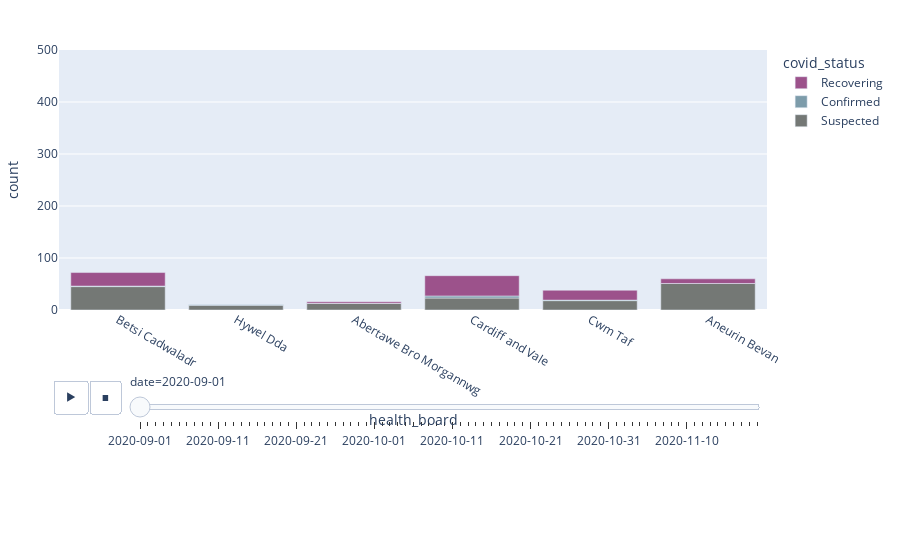

The notebook cell this image was saved under:
### Code cell
color_map = dict(
    Suspected = '#747875',
    Confirmed = '#7d9caa',
    Recovering = '#9C528B'
)

fig = px.bar(df, animation_frame = 'date',
            x = 'health_board', y = 'count', color = 'covid_status',
            range_y = [0, 500], color_discrete_map = color_map,
            category_orders = {'covid_status': ['Suspected', 'Confirmed', 'Recovering']})
fig.update_layout(legend_traceorder = 'reversed', margin=dict(l=20, r=20, t=50, b=250))
fig.show()

### Figure 1 — Plotly figure (JSON) as saved in the notebook; plotly's stock layout.template omitted (floating-point values rounded to 4 significant figures)
{"data": [{"alignmentgroup": "True", "hovertemplate": "covid_status=Suspected<br>date=2020-09-01<br>health_board=%{x}<br>count=%{y}<extra></extra>", "legendgroup": "Suspected", "marker": {"color": "#747875"}, "name": "Suspected", "offsetgroup": "Suspected", "orientation": "v", "showlegend": true, "textposition": "auto", "type": "bar", "x": ["Betsi Cadwaladr ", "Hywel Dda ", "Abertawe Bro Morgannwg ", "Cardiff and Vale ", "Cwm Taf ", "Aneurin Bevan "], "xaxis": "x", "y": [45, 9, 13, 23, 18, 51], "yaxis": "y"}, {"alignmentgroup": "True", "hovertemplate": "covid_status=Confirmed<br>date=2020-09-01<br>health_board=%{x}<br>count=%{y}<extra></extra>", "legendgroup": "Confirmed", "marker": {"color": "#7d9caa"}, "name": "Confirmed", "offsetgroup": "Confirmed", "orientation": "v", "showlegend": true, "textposition": "auto", "type": "bar", "x": ["Betsi Cadwaladr ", "Hywel Dda ", "Abertawe Bro Morgannwg ", "Cardiff and Vale ", "Cwm Taf ", "Aneurin Bevan "], "xaxis": "x", "y": [1, 2, 0, 4, 1, 0], "yaxis": "y"}, {"alignmentgroup": "True", "hovertemplate": "covid_status=Recovering<br>date=2020-09-01<br>health_board=%{x}<br>count=%{y}<extra></extra>", "legendgroup": "Recovering", "marker": {"color": "#9C528B"}, "name": "Recovering", "offsetgroup": "Recovering", "orientation": "v", "showlegend": true, "textposition": "auto", "type": "bar", "x": ["Betsi Cadwaladr ", "Hywel Dda ", "Abertawe Bro Morgannwg ", "Cardiff and Vale ", "Cwm Taf ", "Aneurin Bevan "], "xaxis": "x", "y": [26, 0, 3, 39, 19, 9], "yaxis": "y"}], "layout": {"barmode": "relative", "legend": {"title": {"text": "covid_status"}, "tracegroupgap": 0, "traceorder": "reversed"}, "margin": {"b": 250, "l": 20, "r": 20, "t": 50}, "sliders": [{"active": 0, "currentvalue": {"prefix": "date="}, "len": 0.9, "pad": {"b": 10, "t": 60}, "steps": [{"args": [["2020-09-01"], {"frame": {"duration": 0, "redraw": true}, "fromcurrent": true, "mode": "immediate", "transition": {"duration": 0, "easing": "linear"}}], "label": "2020-09-01", "method": "animate"}, {"args": [["2020-09-02"], {"frame": {"duration": 0, "redraw": true}, "fromcurrent": true, "mode": "immediate", "transition": {"duration": 0, "easing": "linear"}}], "label": "2020-09-02", "method": "animate"}, {"args": [["2020-09-03"], {"frame": {"duration": 0, "redraw": true}, "fromcurrent": true, "mode": "immediate", "transition": {"duration": 0, "easing": "linear"}}], "label": "2020-09-03", "method": "animate"}, {"args": [["2020-09-04"], {"frame": {"duration": 0, "redraw": true}, "fromcurrent": true, "mode": "immediate", "transition": {"duration": 0, "easing": "linear"}}], "label": "2020-09-04", "method": "animate"}, {"args": [["2020-09-05"], {"frame": {"duration": 0, "redraw": true}, "fromcurrent": true, "mode": "immediate", "transition": {"duration": 0, "easing": "linear"}}], "label": "2020-09-05", "method": "animate"}, {"args": [["2020-09-06"], {"frame": {"duration": 0, "redraw": true}, "fromcurrent": true, "mode": "immediate", "transition": {"duration": 0, "easing": "linear"}}], "label": "2020-09-06", "method": "animate"}, {"args": [["2020-09-07"], {"frame": {"duration": 0, "redraw": true}, "fromcurrent": true, "mode": "immediate", "transition": {"duration": 0, "easing": "linear"}}], "label": "2020-09-07", "method": "animate"}, {"args": [["2020-09-08"], {"frame": {"duration": 0, "redraw": true}, "fromcurrent": true, "mode": "immediate", "transition": {"duration": 0, "easing": "linear"}}], "label": "2020-09-08", "method": "animate"}, {"args": [["2020-09-09"], {"frame": {"duration": 0, "redraw": true}, "fromcurrent": true, "mode": "immediate", "transition": {"duration": 0, "easing": "linear"}}], "label": "2020-09-09", "method": "animate"}, {"args": [["2020-09-10"], {"frame": {"duration": 0, "redraw": true}, "fromcurrent": true, "mode": "immediate", "transition": {"duration": 0, "easing": "linear"}}], "label": "2020-09-10", "method": "animate"}, {"args": [["2020-09-11"], {"frame": {"duration": 0, "redraw": true}, "fromcurrent": true, "mode": "immediate", "transition": {"duration": 0, "easing": "linear"}}], "label": "2020-09-11", "method": "animate"}, {"args": [["2020-09-12"], {"frame": {"duration": 0, "redraw": true}, "fromcurrent": true, "mode": "immediate", "transition": {"duration": 0, "easing": "linear"}}], "label": "2020-09-12", "method": "animate"}, {"args": [["2020-09-13"], {"frame": {"duration": 0, "redraw": true}, "fromcurrent": true, "mode": "immediate", "transition": {"duration": 0, "easing": "linear"}}], "label": "2020-09-13", "method": "animate"}, {"args": [["2020-09-14"], {"frame": {"duration": 0, "redraw": true}, "fromcurrent": true, "mode": "immediate", "transition": {"duration": 0, "easing": "linear"}}], "label": "2020-09-14", "method": "animate"}, {"args": [["2020-09-15"], {"frame": {"duration": 0, "redraw": true}, "fromcurrent": true, "mode": "immediate", "transition": {"duration": 0, "easing": "linear"}}], "label": "2020-09-15", "method": "animate"}, {"args": [["2020-09-16"], {"frame": {"duration": 0, "redraw": true}, "fromcurrent": true, "mode": "immediate", "transition": {"duration": 0, "easing": "linear"}}], "label": "2020-09-16", "method": "animate"}, {"args": [["2020-09-17"], {"frame": {"duration": 0, "redraw": true}, "fromcurrent": true, "mode": "immediate", "transition": {"duration": 0, "easing": "linear"}}], "label": "2020-09-17", "method": "animate"}, {"args": [["2020-09-18"], {"frame": {"duration": 0, "redraw": true}, "fromcurrent": true, "mode": "immediate", "transition": {"duration": 0, "easing": "linear"}}], "label": "2020-09-18", "method": "animate"}, {"args": [["2020-09-19"], {"frame": {"duration": 0, "redraw": true}, "fromcurrent": true, "mode": "immediate", "transition": {"duration": 0, "easing": "linear"}}], "label": "2020-09-19", "method": "animate"}, {"args": [["2020-09-20"], {"frame": {"duration": 0, "redraw": true}, "fromcurrent": true, "mode": "immediate", "transition": {"duration": 0, "easing": "linear"}}], "label": "2020-09-20", "method": "animate"}, {"args": [["2020-09-21"], {"frame": {"duration": 0, "redraw": true}, "fromcurrent": true, "mode": "immediate", "transition": {"duration": 0, "easing": "linear"}}], "label": "2020-09-21", "method": "animate"}, {"args": [["2020-09-22"], {"frame": {"duration": 0, "redraw": true}, "fromcurrent": true, "mode": "immediate", "transition": {"duration": 0, "easing": "linear"}}], "label": "2020-09-22", "method": "animate"}, {"args": [["2020-09-23"], {"frame": {"duration": 0, "redraw": true}, "fromcurrent": true, "mode": "immediate", "transition": {"duration": 0, "easing": "linear"}}], "label": "2020-09-23", "method": "animate"}, {"args": [["2020-09-24"], {"frame": {"duration": 0, "redraw": true}, "fromcurrent": true, "mode": "immediate", "transition": {"duration": 0, "easing": "linear"}}], "label": "2020-09-24", "method": "animate"}, {"args": [["2020-09-25"], {"frame": {"duration": 0, "redraw": true}, "fromcurrent": true, "mode": "immediate", "transition": {"duration": 0, "easing": "linear"}}], "label": "2020-09-25", "method": "animate"}, {"args": [["2020-09-26"], {"frame": {"duration": 0, "redraw": true}, "fromcurrent": true, "mode": "immediate", "transition": {"duration": 0, "easing": "linear"}}], "label": "2020-09-26", "method": "animate"}, {"args": [["2020-09-27"], {"frame": {"duration": 0, "redraw": true}, "fromcurrent": true, "mode": "immediate", "transition": {"duration": 0, "easing": "linear"}}], "label": "2020-09-27", "method": "animate"}, {"args": [["2020-09-28"], {"frame": {"duration": 0, "redraw": true}, "fromcurrent": true, "mode": "immediate", "transition": {"duration": 0, "easing": "linear"}}], "label": "2020-09-28", "method": "animate"}, {"args": [["2020-09-29"], {"frame": {"duration": 0, "redraw": true}, "fromcurrent": true, "mode": "immediate", "transition": {"duration": 0, "easing": "linear"}}], "label": "2020-09-29", "method": "animate"}, {"args": [["2020-09-30"], {"frame": {"duration": 0, "redraw": true}, "fromcurrent": true, "mode": "immediate", "transition": {"duration": 0, "easing": "linear"}}], "label": "2020-09-30", "method": "animate"}, {"args": [["2020-10-01"], {"frame": {"duration": 0, "redraw": true}, "fromcurrent": true, "mode": "immediate", "transition": {"duration": 0, "easing": "linear"}}], "label": "2020-10-01", "method": "animate"}, {"args": [["2020-10-02"], {"frame": {"duration": 0, "redraw": true}, "fromcurrent": true, "mode": "immediate", "transition": {"duration": 0, "easing": "linear"}}], "label": "2020-10-02", "method": "animate"}, {"args": [["2020-10-03"], {"frame": {"duration": 0, "redraw": true}, "fromcurrent": true, "mode": "immediate", "transition": {"duration": 0, "easing": "linear"}}], "label": "2020-10-03", "method": "animate"}, {"args": [["2020-10-04"], {"frame": {"duration": 0, "redraw": true}, "fromcurrent": true, "mode": "immediate", "transition": {"duration": 0, "easing": "linear"}}], "label": "2020-10-04", "method": "animate"}, {"args": [["2020-10-05"], {"frame": {"duration": 0, "redraw": true}, "fromcurrent": true, "mode": "immediate", "transition": {"duration": 0, "easing": "linear"}}], "label": "2020-10-05", "method": "animate"}, {"args": [["2020-10-06"], {"frame": {"duration": 0, "redraw": true}, "fromcurrent": true, "mode": "immediate", "transition": {"duration": 0, "easing": "linear"}}], "label": "2020-10-06", "method": "animate"}, {"args": [["2020-10-07"], {"frame": {"duration": 0, "redraw": true}, "fromcurrent": true, "mode": "immediate", "transition": {"duration": 0, "easing": "linear"}}], "label": "2020-10-07", "method": "animate"}, {"args": [["2020-10-08"], {"frame": {"duration": 0, "redraw": true}, "fromcurrent": true, "mode": "immediate", "transition": {"duration": 0, "easing": "linear"}}], "label": "2020-10-08", "method": "animate"}, {"args": [["2020-10-09"], {"frame": {"duration": 0, "redraw": true}, "fromcurrent": true, "mode": "immediate", "transition": {"duration": 0, "easing": "linear"}}], "label": "2020-10-09", "method": "animate"}, {"args": [["2020-10-10"], {"frame": {"duration": 0, "redraw": true}, "fromcurrent": true, "mode": "immediate", "transition": {"duration": 0, "easing": "linear"}}], "label": "2020-10-10", "method": "animate"}, {"args": [["2020-10-11"], {"frame": {"duration": 0, "redraw": true}, "fromcurrent": true, "mode": "immediate", "transition": {"duration": 0, "easing": "linear"}}], "label": "2020-10-11", "method": "animate"}, {"args": [["2020-10-12"], {"frame": {"duration": 0, "redraw": true}, "fromcurrent": true, "mode": "immediate", "transition": {"duration": 0, "easing": "linear"}}], "label": "2020-10-12", "method": "animate"}, {"args": [["2020-10-13"], {"frame": {"duration": 0, "redraw": true}, "fromcurrent": true, "mode": "immediate", "transition": {"duration": 0, "easing": "linear"}}], "label": "2020-10-13", "method": "animate"}, {"args": [["2020-10-14"], {"frame": {"duration": 0, "redraw": true}, "fromcurrent": true, "mode": "immediate", "transition": {"duration": 0, "easing": "linear"}}], "label": "2020-10-14", "method": "animate"}, {"args": [["2020-10-15"], {"frame": {"duration": 0, "redraw": true}, "fromcurrent": true, "mode": "immediate", "transition": {"duration": 0, "easing": "linear"}}], "label": "2020-10-15", "method": "animate"}, {"args": [["2020-10-16"], {"frame": {"duration": 0, "redraw": true}, "fromcurrent": true, "mode": "immediate", "transition": {"duration": 0, "easing": "linear"}}], "label": "2020-10-16", "method": "animate"}, {"args": [["2020-10-17"], {"frame": {"duration": 0, "redraw": true}, "fromcurrent": true, "mode": "immediate", "transition": {"duration": 0, "easing": "linear"}}], "label": "2020-10-17", "method": "animate"}, {"args": [["2020-10-18"], {"frame": {"duration": 0, "redraw": true}, "fromcurrent": true, "mode": "immediate", "transition": {"duration": 0, "easing": "linear"}}], "label": "2020-10-18", "method": "animate"}, {"args": [["2020-10-19"], {"frame": {"duration": 0, "redraw": true}, "fromcurrent": true, "mode": "immediate", "transition": {"duration": 0, "easing": "linear"}}], "label": "2020-10-19", "method": "animate"}, {"args": [["2020-10-20"], {"frame": {"duration": 0, "redraw": true}, "fromcurrent": true, "mode": "immediate", "transition": {"duration": 0, "easing": "linear"}}], "label": "2020-10-20", "method": "animate"}, {"args": [["2020-10-21"], {"frame": {"duration": 0, "redraw": true}, "fromcurrent": true, "mode": "immediate", "transition": {"duration": 0, "easing": "linear"}}], "label": "2020-10-21", "method": "animate"}, {"args": [["2020-10-22"], {"frame": {"duration": 0, "redraw": true}, "fromcurrent": true, "mode": "immediate", "transition": {"duration": 0, "easing": "linear"}}], "label": "2020-10-22", "method": "animate"}, {"args": [["2020-10-23"], {"frame": {"duration": 0, "redraw": true}, "fromcurrent": true, "mode": "immediate", "transition": {"duration": 0, "easing": "linear"}}], "label": "2020-10-23", "method": "animate"}, {"args": [["2020-10-24"], {"frame": {"duration": 0, "redraw": true}, "fromcurrent": true, "mode": "immediate", "transition": {"duration": 0, "easing": "linear"}}], "label": "2020-10-24", "method": "animate"}, {"args": [["2020-10-25"], {"frame": {"duration": 0, "redraw": true}, "fromcurrent": true, "mode": "immediate", "transition": {"duration": 0, "easing": "linear"}}], "label": "2020-10-25", "method": "animate"}, {"args": [["2020-10-26"], {"frame": {"duration": 0, "redraw": true}, "fromcurrent": true, "mode": "immediate", "transition": {"duration": 0, "easing": "linear"}}], "label": "2020-10-26", "method": "animate"}, {"args": [["2020-10-27"], {"frame": {"duration": 0, "redraw": true}, "fromcurrent": true, "mode": "immediate", "transition": {"duration": 0, "easing": "linear"}}], "label": "2020-10-27", "method": "animate"}, {"args": [["2020-10-28"], {"frame": {"duration": 0, "redraw": true}, "fromcurrent": true, "mode": "immediate", "transition": {"duration": 0, "easing": "linear"}}], "label": "2020-10-28", "method": "animate"}, {"args": [["2020-10-29"], {"frame": {"duration": 0, "redraw": true}, "fromcurrent": true, "mode": "immediate", "transition": {"duration": 0, "easing": "linear"}}], "label": "2020-10-29", "method": "animate"}, {"args": [["2020-10-30"], {"frame": {"duration": 0, "redraw": true}, "fromcurrent": true, "mode": "immediate", "transition": {"duration": 0, "easing": "linear"}}], "label": "2020-10-30", "method": "animate"}, {"args": [["2020-10-31"], {"frame": {"duration": 0, "redraw": true}, "fromcurrent": true, "mode": "immediate", "transition": {"duration": 0, "easing": "linear"}}], "label": "2020-10-31", "method": "animate"}, {"args": [["2020-11-01"], {"frame": {"duration": 0, "redraw": true}, "fromcurrent": true, "mode": "immediate", "transition": {"duration": 0, "easing": "linear"}}], "label": "2020-11-01", "method": "animate"}, {"args": [["2020-11-02"], {"frame": {"duration": 0, "redraw": true}, "fromcurrent": true, "mode": "immediate", "transition": {"duration": 0, "easing": "linear"}}], "label": "2020-11-02", "method": "animate"}, {"args": [["2020-11-03"], {"frame": {"duration": 0, "redraw": true}, "fromcurrent": true, "mode": "immediate", "transition": {"duration": 0, "easing": "linear"}}], "label": "2020-11-03", "method": "animate"}, {"args": [["2020-11-04"], {"frame": {"duration": 0, "redraw": true}, "fromcurrent": true, "mode": "immediate", "transition": {"duration": 0, "easing": "linear"}}], "label": "2020-11-04", "method": "animate"}, {"args": [["2020-11-05"], {"frame": {"duration": 0, "redraw": true}, "fromcurrent": true, "mode": "immediate", "transition": {"duration": 0, "easing": "linear"}}], "label": "2020-11-05", "method": "animate"}, {"args": [["2020-11-06"], {"frame": {"duration": 0, "redraw": true}, "fromcurrent": true, "mode": "immediate", "transition": {"duration": 0, "easing": "linear"}}], "label": "2020-11-06", "method": "animate"}, {"args": [["2020-11-07"], {"frame": {"duration": 0, "redraw": true}, "fromcurrent": true, "mode": "immediate", "transition": {"duration": 0, "easing": "linear"}}], "label": "2020-11-07", "method": "animate"}, {"args": [["2020-11-08"], {"frame": {"duration": 0, "redraw": true}, "fromcurrent": true, "mode": "immediate", "transition": {"duration": 0, "easing": "linear"}}], "label": "2020-11-08", "method": "animate"}, {"args": [["2020-11-09"], {"frame": {"duration": 0, "redraw": true}, "fromcurrent": true, "mode": "immediate", "transition": {"duration": 0, "easing": "linear"}}], "label": "2020-11-09", "method": "animate"}, {"args": [["2020-11-10"], {"frame": {"duration": 0, "redraw": true}, "fromcurrent": true, "mode": "immediate", "transition": {"duration": 0, "easing": "linear"}}], "label": "2020-11-10", "method": "animate"}, {"args": [["2020-11-11"], {"frame": {"duration": 0, "redraw": true}, "fromcurrent": true, "mode": "immediate", "transition": {"duration": 0, "easing": "linear"}}], "label": "2020-11-11", "method": "animate"}, {"args": [["2020-11-12"], {"frame": {"duration": 0, "redraw": true}, "fromcurrent": true, "mode": "immediate", "transition": {"duration": 0, "easing": "linear"}}], "label": "2020-11-12", "method": "animate"}, {"args": [["2020-11-13"], {"frame": {"duration": 0, "redraw": true}, "fromcurrent": true, "mode": "immediate", "transition": {"duration": 0, "easing": "linear"}}], "label": "2020-11-13", "method": "animate"}, {"args": [["2020-11-14"], {"frame": {"duration": 0, "redraw": true}, "fromcurrent": true, "mode": "immediate", "transition": {"duration": 0, "easing": "linear"}}], "label": "2020-11-14", "method": "animate"}, {"args": [["2020-11-15"], {"frame": {"duration": 0, "redraw": true}, "fromcurrent": true, "mode": "immediate", "transition": {"duration": 0, "easing": "linear"}}], "label": "2020-11-15", "method": "animate"}, {"args": [["2020-11-16"], {"frame": {"duration": 0, "redraw": true}, "fromcurrent": true, "mode": "immediate", "transition": {"duration": 0, "easing": "linear"}}], "label": "2020-11-16", "method": "animate"}, {"args": [["2020-11-17"], {"frame": {"duration": 0, "redraw": true}, "fromcurrent": true, "mode": "immediate", "transition": {"duration": 0, "easing": "linear"}}], "label": "2020-11-17", "method": "animate"}, {"args": [["2020-11-18"], {"frame": {"duration": 0, "redraw": true}, "fromcurrent": true, "mode": "immediate", "transition": {"duration": 0, "easing": "linear"}}], "label": "2020-11-18", "method": "animate"}, {"args": [["2020-11-19"], {"frame": {"duration": 0, "redraw": true}, "fromcurrent": true, "mode": "immediate", "transition": {"duration": 0, "easing": "linear"}}], "label": "2020-11-19", "method": "animate"}], "x": 0.1, "xanchor": "left", "y": 0, "yanchor": "top"}], "updatemenus": [{"buttons": [{"args": [null, {"frame": {"duration": 500, "redraw": true}, "fromcurrent": true, "mode": "immediate", "transition": {"duration": 500, "easing": "linear"}}], "label": "&#9654;", "method": "animate"}, {"args": [[null], {"frame": {"duration": 0, "redraw": true}, "fromcurrent": true, "mode": "immediate", "transition": {"duration": 0, "easing": "linear"}}], "label": "&#9724;", "method": "animate"}], "direction": "left", "pad": {"r": 10, "t": 70}, "showactive": false, "type": "buttons", "x": 0.1, "xanchor": "right", "y": 0, "yanchor": "top"}], "xaxis": {"anchor": "y", "domain": [0, 1], "title": {"text": "health_board"}}, "yaxis": {"anchor": "x", "domain": [0, 1], "range": [0, 500], "title": {"text": "count"}}}}
